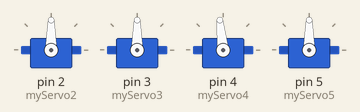
This sketch was run on a simulated Arduino Uno, built with avr-gcc and run on an emulated ATmega328P. Shown: 4 × servo. What the sketch prints to the serial monitor is not drawn.

Above: at 1.05 s.
At 1.4 s:
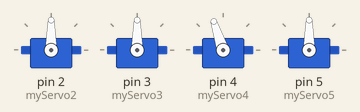
At 1.8 s:
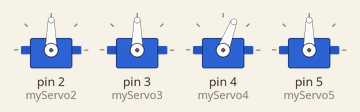
At 2.15 s:
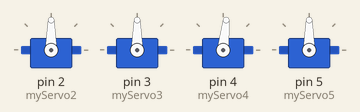
Timing chart, 0 to 4.0 s (numbered marks = the images above):
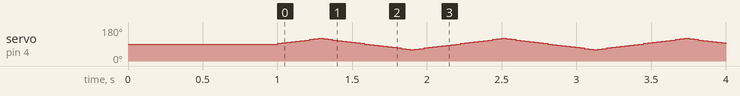

The sketch:

servo_delay.ino
```cpp
/*****************************************************
IDP  Feedback and control of servo motor (V20210915)
Potentiometer controlled servo
*****************************************************/

int pos2=90;
int pos3=90;
int pos4=90;
int pos5=90;
int incr2=1;
int incr3=2;
int incr4=3;
int incr5=4;
#include <Servo.h>

Servo myServo2;  //Create servo object to control a servo
Servo myServo3;
Servo myServo4;
Servo myServo5;
void setup() {
  //pinMode(A0, INPUT); //Pin mode definition
  myServo2.attach(2);  //Attaches the servo on pin 2 to the servo object
  myServo3.attach(3);
  myServo4.attach(4);
  myServo5.attach(5);
  Serial.begin(115200); //Start serial connection
  //myServo.write(0); //Set position
  delay(1000);

}

void loop() {
  if(pos2>=120){

    incr2=-1;
  }
  if(pos2<=60){

    incr2=1;
  }
  pos2=pos2+incr2;


  if(pos3>=120){

    incr3=-2;
  }
  if(pos3<=60){

    incr3=2;
  }
  pos3=pos3+incr3;

if(pos4>=120){

    incr4=-3;
  }
  if(pos4<=60){

    incr4=3;
  }
  pos4=pos4+incr4;
  if(pos5>=120){

    incr5=-4;
  }
  if(pos5<=60){

    incr5=4;
  }
  pos5=pos5+incr5;
  //int inputSignal = analogRead(A0);
  //int pos = map(inputSignal, 0, 1023, 0, 180); //Converting the reading range to 180 degrees
  myServo2.write(90);
  //myServo3.write(pos3);
  myServo3.write(90);
  myServo4.write(pos4);
  //myServo4.write(180);
  myServo5.write(90);

  Serial.print("  ; Writes angle : ");
  Serial.println(pos2);
  delay(30);
}
```
